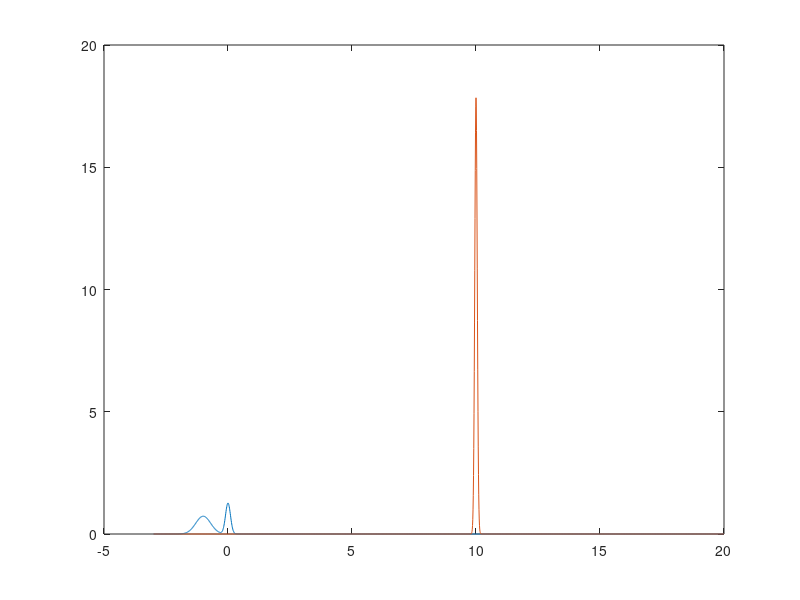

Write MATLAB code to recreate this figure. (Note: this script raises an error after producing the figure.)
function TestFFT_convolution()
dt = 0.01;
t_min= -3;
t_max = 20;
dT = t_max-t_min;
t=t_min:dt:t_max;
s = signal(t);
Nt = numel(t);

plot(t,s);
hold on
pls = pulse(t);
plot(t,pls);

Ntp = Nt;
fs = fft(s,Ntp);
fp = fft(pls,Ntp);
% fs = fft(s);
% fp = fft(pls);

find = fft_ind(numel(fs));
phase = 1i*pi*find*(1-(t_min+t_max)/dT); % 

fc = fs.*fp.*exp(phase);
conv = ifft(fc)/dT;
if numel(t) ~= numel(conv)
    dt = dT/(numel(conv)-1);
    t = t_min:dt:t_max;
end
plot(t,conv);
hold off

function pls = pulse(t)
t0 = 10;
sig1 = 0.05;
sig12 = sig1*sig1;
pls = abs(t).*exp(-(t-t0).^2/(2*sig12))/sqrt(2*pi*sig1);
%pls = fliplr(pls);



function sig = signal(t)

sig1 = 0.3;
sig12 = sig1*sig1;
x1 = 1;
sig2 = 0.1;
sig22 = sig2*sig2;

sig = ... %exp(-(t-x1).^2/(2*sig12))/sqrt(2*pi*sig1)+...
    exp(-(t+x1).^2/(2*sig12))/sqrt(2*pi*sig1)+exp(-(t).^2/(2*sig22))/sqrt(2*pi*sig2);







